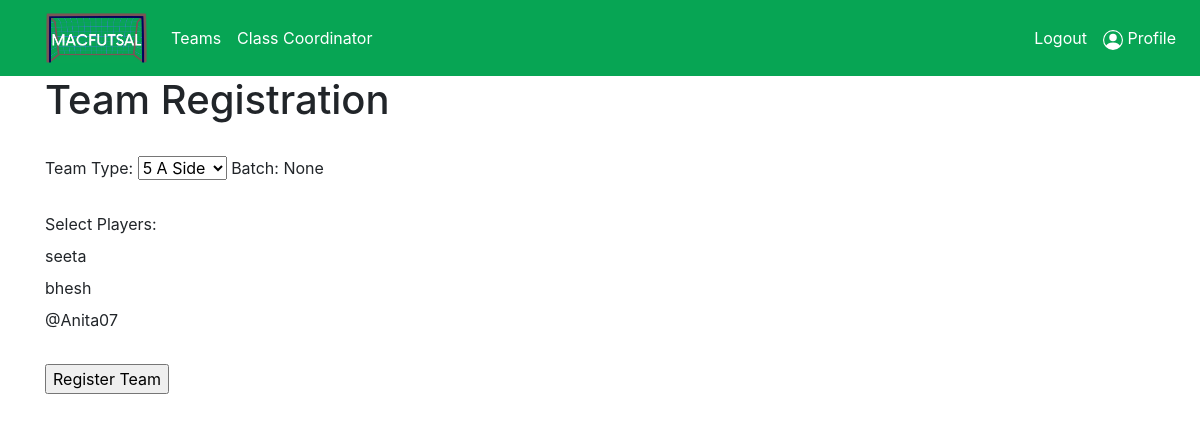
Page /BatchAdmin/ (signed in) on the committed database.
### login/models.py (models this page shows)
class Profile(models.Model):
    user = models.OneToOneField(User , on_delete=models.CASCADE , related_name = 'profile')
    token = models.CharField(max_length=150)
    verify = models.BooleanField(default=False)
    batch = models.CharField(max_length=4, blank=True, null=True)
    def __str__(self):
        return self.user.username

### ClassCoordinator/views.py (the view, shortened to what this page needs)
# urls.py: path('BatchAdmin/', ClassCoordinatorView.as_view() , name='BatchAdmin'),
class ClassCoordinatorView(UserPassesTestMixin, View):
    def test_func(self):
        user_groups = [group.name for group in self.request.user.groups.all()]
        return 'Class Coordinator' in user_groups
    def get(self, request, *args, **kwargs):
        current_user_profile = request.user.profile
        print(current_user_profile)
        profiles = Profile.objects.filter(batch=current_user_profile.batch).exclude(user=request.user)
        context = {
            'profiles': profiles
        }
        return render(request, 'Class_Coordinator views/Class_Coordinator_Views.html' , context )

### login/context_processors.py (called while the page is built)
def groups(request):
    user = request.user
    return {
        'is_Class_Coordinator': user.groups.filter(name='Class Coordinator').exists(),
        'is_System_Handler': user.groups.filter(name='System Handler').exists(),
        'is_adminpanel': user.groups.filter(name='adminpanel').exists(),
    }

### ClassCoordinator/templates/Class_Coordinator views/Class_Coordinator_Views.html (shortened to what this page needs)
{% extends "base.html" %}
{% block main %}
  <div class="container">
    <form>
      <h1>Team Registration</h1>
      <br>
      <label for="team-type" >Team Type:</label>
        <select id="team-type" name="team-type">
          <option value="5-a-side">5 A Side</option>
        </select>
      <label for="batch">Batch: {{ request.user.profile.batch }}</label>
      <br> <br>
      <label for="players">Select Players:</label><br>
      {% for profile in profiles %}
        <label>{{ profile.user.username }}</label>
        <br>
      {% endfor %}
      <br>
      <input type="submit" value="Register Team">
    </form>
  </div>
{% endblock %}

### rows in the picture
Profile: user.username "seeta"
Profile: user.username "bhesh"
Profile: user.username "@Anita07"

### other values in the picture
{{ request.user.profile.batch }} "None"
